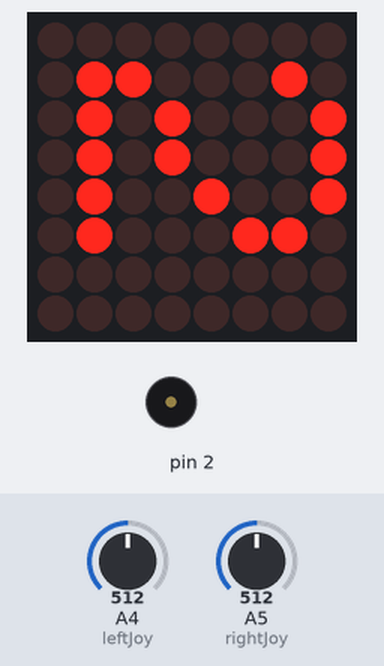
Recording of a sketch running on a simulated Arduino Uno, built with avr-gcc and run on an emulated ATmega328P. On the bench: 8×8 LED matrix, buzzer (waves = sounding). The inputs (shaded band) are chosen by the test bench; at power-on: A4 (leftJoy) = 512, A5 (rightJoy) = 512. Random numbers use the default seed unless the sketch sets one.

Above: at 0.8 s.
At 5.5 s:
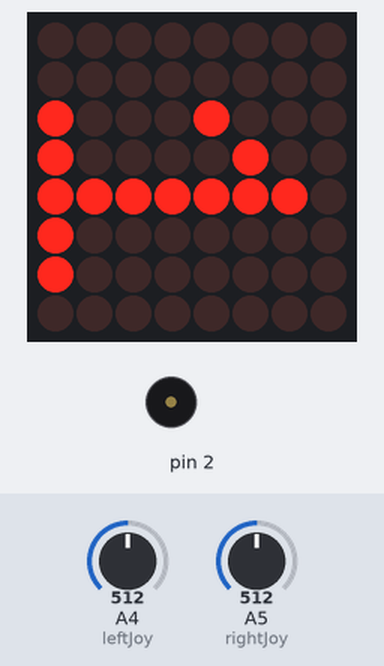
5.6 s: A4 (leftJoy) set to 583
8.6 s: A4 (leftJoy) set to 610
At 10.8 s:
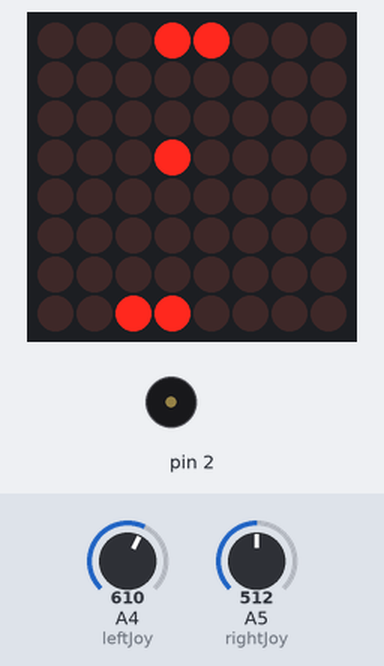
11.6 s: A5 (rightJoy) set to 591
14.6 s: A5 (rightJoy) set to 610
At 14.82 s:
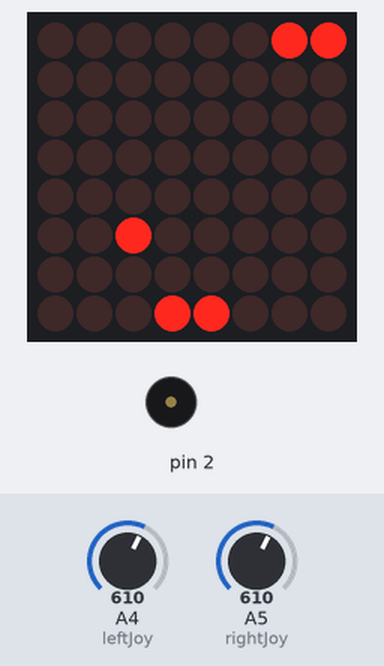
16.7 s: A4 (leftJoy) set to 590
At 18.1 s:
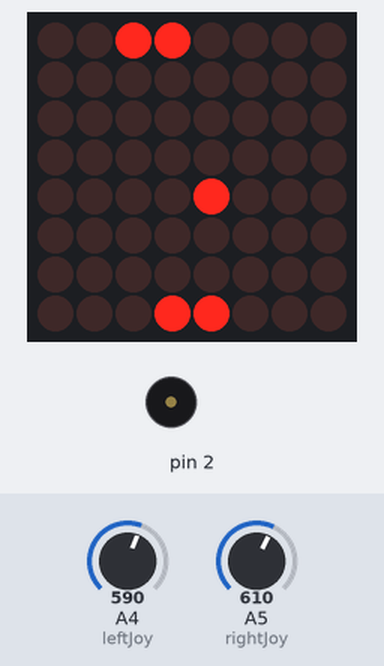
19.7 s: A5 (rightJoy) set to 590
At 21.2 s:
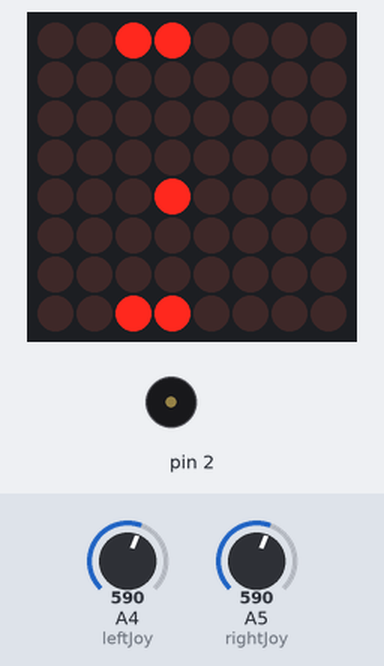
Timing chart, 0 to 32.0 s (numbered marks = the images above; inputs shaded):
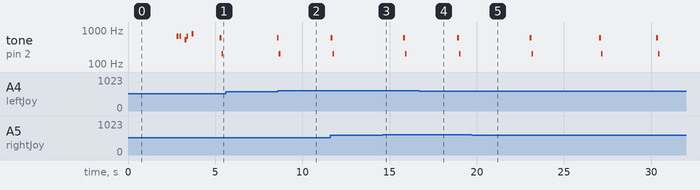

The sketch:

pong_v1.ino
```cpp
#include "LedControl.h"


// https://labs.bsoares.com/ping-pong-com-matriz-de-leds-8x8-ee13cce39007 to continue the code
// change x and y because it's 90° wrong


// going right is x coordinates and going down is y coordinates

/*
 Now we need a LedControl to work with.
 ***** These pin numbers will probably not work with your hardware *****
 pin 12 is connected to the DataIn
 pin 11 is connected to the CLK
 pin 10 is connected to LOAD
 We have only a single MAX72XX.
 */
LedControl lc=LedControl(12,11,10,1);
unsigned long delaytime=500;


const int leftJoy= 4; //left joystick
const int rightJoy= 5;
int leftracket = 2;   //corresponding to the racket on the screen
int rightracket = 2;
int data = 500;
int data2 = 500;
int scoreleft =0;   //the score of the left side
int scoreright = 0;
int x = 1;

int xball;
int yball;
int angle = 180;
int racketheight=2;
int racketwidth=1;
int balldiameter=1;
byte smile01[] = {
    B00111100,
    B01000010,
    B10010101,
    B10100001,
    B10100001,
    B10010101,
    B01000010,
    B00111100
  };
byte smile02[] = {
    B00111100,
    B01000010,
    B10010101,
    B10010001,
    B10010001,
    B10010101,
    B01000010,
    B00111100
  };
byte smile03[] = {
    B00111100,
    B01000010,
    B10100101,
    B10010001,
    B10010001,
    B10100101,
    B01000010,
    B00111100
  };

byte zero[]={      // Used to display a '0' for when displaying the score
     B00000000,
     B00000000,
     B00111100,
     B01000010,
     B01000010,
     B01000010,
     B00111100,
     B00000000
   };


 byte one[]={       // Used to display a '1' for when displaying the score
  B00000000,
  B00000000,
  B10001000,
  B10000100,
  B11111110,
  B10000000,
  B10000000,
  B00000000
 };
 byte two[]={        // Used to display a '2' for when displaying the score
  B00000000,
  B01100010,
  B01010001,
  B01010001,
  B01001001,
  B01000110,
  B00000000,
  B00000000
};

byte three[]={      // Used to display a '3' for when displaying the score
  B00000000,
  B00100110,
  B01000001,
  B01001001,
  B00110110,
  B00000000,
  B00000000,
  B00000000
};

byte four[]={        // Used to diplay a '4' for when displaying the score
  B00000000,
  B00000000,
  B00001111,
  B00001000,
  B00001000,
  B11111111,
  B00000000,
  B00000000
};
byte five[]={        // Used to diplay a '5' for when displaying the score
  B00000000,
  B00100111,
  B00100101,
  B00011001,
  B00000000,
  B00000000,
  B00000000,
  B00000000
};

void setSprite(byte *sprite){     //used todisplay all the rows correctly when calling score
    for(int r = 0; r < 8; r++){
        lc.setRow(0, r, sprite[r]);
    }
}

void startingGame(){    //counter before a game starts with a sound


  lc.clearDisplay(0);
  setSprite(three);
  delay(700);
  lc.clearDisplay(0);
  setSprite(two);
  delay(700);
  lc.clearDisplay(0);
  setSprite(one);
  delay(700);
  lc.clearDisplay(0);
  setSprite(zero);
  delay(700);
  lc.clearDisplay(0);
  tone(2,660,100);
  delay(150);
  tone(2,660,100);
  delay(300);
  tone(2,510,100);
  delay(100);
  tone(2,660,100);
  delay(300);
  tone(2,770,100);
  delay(550);
  noTone(2);

}
void ballPosition(){      //moving the ball in x,y
  lc.setLed(0,xball,yball,true);
  delay(175);
  lc.setLed(0,xball,yball,false);
}
void ballStarting(){    //random placement of the ball (4 dots at the center of the matrix)
  yball = rand() % 2+3;
  xball = rand() % 2+3;
  lc.setLed(0,xball,yball,true);
  delay(175);
  //lc.setLed(0,xball,yball,false);


}

void calcAngleIncrement(){    //it checks the angle of the ball and in function of it it orders to move the ball

  if (angle==0 || angle == 360|| angle==-360){
     xball+=1;
  }
  else if (angle == 45|| angle==-315)  {
     xball += 1;
     yball += 1;
  }
  else if (angle == 135|| angle==-225)  {
     xball -= 1;
     yball += 1;
  }
  else if (angle == 180|| angle==-180)  {
     xball -= 1;
  }
  else if (angle == 225|| angle==-135)  {
     xball -= 1;
     yball -= 1;
  }
  else if (angle == 315|| angle==-45)  {
     xball += 1;
     yball -= 1;
  }
  else if (angle == 90|| angle ==-270)  {
     yball += 1;
  }
  else if (angle == 270|| angle == -90)  {
     yball -= 1;
  }
}
void wallCollisons(){   // creating a simple hitbox for vertical walls and for horizontal walls it will add a point to the ennemy if the ball didn't touch the racket first

  if(yball==0||yball==7){   //vertical walls
    angle = -1*angle;
  }
  else if(xball<0||xball>7){    //horizontal walls
    tone(2,600,150);
    delay(100);
    tone(2,200,300);
    delay(100);
    noTone(2);
    leftracket = 2;
    rightracket = 2;


    if (yball<=0||yball>=7){
      angle = 180;
    }
    if (xball<0){     //rightside wins
      angle = 0;
      scoreright++;
      switch (scoreright){
        case 0:
          setSprite(zero);
          break;
        case 1:
          setSprite(one);
          break;
        case 2:
          setSprite(two);
          break;
        case 3:
          setSprite(three);
          break;
        case 4:
          setSprite(four);
          break;
        case 5:
          setSprite(five);
          break;
      }
      delay(1000);
      lc.clearDisplay(0);
      ballStarting();
      Rackleft();
      Rackright();
    }
    else if (xball>7){      //leftside wins
      angle = 180;
      scoreleft++;
      switch (scoreleft){
        case 0:
          setSprite(zero);
          break;
        case 1:
          setSprite(one);
          break;
        case 2:
          setSprite(two);
          break;
        case 3:
          setSprite(three);
          break;
        case 4:
          setSprite(four);
          break;
        case 5:
          setSprite(five);
          break;
      }

      delay(1000);
      lc.clearDisplay(0);
      ballStarting();
      Rackleft();
      Rackright();
    }
    if (scoreleft ==5 || scoreright ==5){   //it means a win
      delay(300);
      lc.clearDisplay(0);
      for (int i=0 ; i<5;i++){
        setSprite(smile01);
        delay(20);
        setSprite(smile02);
        delay(20);
        setSprite(smile03);
        delay(20);
        setSprite(smile02);
        delay(20);
      }
      gameOver();
      delay(100);
      setup();
      scoreleft =0;
      scoreright = 0;
    }
    delay(1000);
  }
  if (-360>=angle){     //used to keep the angle between 360 and -360
      angle = 360+angle;
    }
  else if(angle>=360){
    angle = angle-360;
  }

}
void Rackleft(){    //moving the left racket with a joystick
  data = analogRead(leftJoy);
  if (data>=600){     //analogRead is between 0 and 1022 stg like that, and 511 is the middle
    if(7>leftracket+1){
      lc.setLed(0,0,leftracket++,false);// turning off the previous led and then turning on the led further
      for (int i =0; i<racketheight;i++){
        lc.setLed(0,0,leftracket+i,true);

        }

    }

  }
  else if (data<= 400){   // doing the same but when moving the joystick the other way
    if(0<leftracket){
      lc.setLed(0,0,1+leftracket--,false);

      for (int i =0; i<racketheight;i++){

        lc.setLed(0,0,leftracket+i,true);


        }

      }

  }
  else{     //when we still haven't touche the joystick, it will be position at "leftracket pos"
    for (int i =0; i<racketheight;i++){
      lc.setLed(0,0,leftracket+i,true);
    }

  }


}
void Rackright(){     //same but for the right racket
  data2 = analogRead(rightJoy);
  if (data2>=600){
    if(7>rightracket+1){
      lc.setLed(0,7,rightracket++,false);
      for (int i =0; i<racketheight;i++){
        lc.setLed(0,7,rightracket+i,true);

        }
        delay(2);
    }

  }
  else if (data2<= 400){
    if(0<rightracket){
      lc.setLed(0,7,1+rightracket--,false);

      for (int i =0; i<racketheight;i++){

        lc.setLed(0,7,rightracket+i,true);


        }
        delay(2);
      }

  }
  else{
    for (int i =0; i<racketheight;i++){
      lc.setLed(0,7,rightracket+i,true);
    }
    delay(2);
  }


}
void racketCollisions(){ //redirecting the ball when it touches a racket
  if (xball ==1){   //collision for leftracket
    if (yball == leftracket+2 && angle == 225 || yball == leftracket+2 && angle == -135 ){    //top left corner
      angle = 45;
    }
    else if (yball == leftracket+1 ){   //collisions for top left
      if ( angle == 225 || angle == -135){
        angle = 0;
      }
      else{
        angle = 45;
      }
    }
    else if(yball == leftracket ){    //bottom
      if(angle==135||angle==-225){
        angle = 0;
      }
      else{
        angle=-45;
      }
    }
    else if (yball == leftracket-1 && angle == 135 || yball == leftracket-1 && angle == -225){ //bottom corner
      angle = -45;
    }
  }
  else if (xball==6){   //collsion for rightracket
    if (yball == rightracket+2 && angle == 315 || yball == rightracket+2 && angle == -45 ){    //top left corner
      angle = 225;
    }
    else if (yball == rightracket+1 ){   //top right
      if ( angle == 315 || angle == -45){
        angle = 180;
      }
      else{
        angle = 225;
      }
    }
    else if(yball == rightracket ){   //bottom right
      if(angle==45||angle==-315){
        angle = 180;
      }
      else{
        angle=135;
      }
    }
    else if (yball == rightracket-1 && angle == 45 || yball == rightracket-1 && angle == -315){
      angle = 135;    //bottom corner
    }
  }


}
void gameOver(){    // sound when a player loses 5 times
  tone(2,523,200);
  delay(1000);
  tone(2,523,200);
  delay(1000);
  tone(2,523,200);
  delay(1000);
  tone(2,659,700);
  delay(700);
  tone(2,784,500);
  delay(500);
   tone(2,523,200);
  delay(1000);
   tone(2,523,200);
  delay(1000);
  tone(2,659,700);
  delay(700);
  tone(2,784,500);
  delay(800);
  tone(2,784,400);
  delay(400);
  tone(2,884,200);
  delay(200);
  tone(2,784,200);
  delay(200);
  tone(2,687,200);
  delay(200);
  tone(2,659,200);
  delay(200);
  tone(2,579,200);
  delay(200);
  tone(2,519,400);
  delay(400);

  noTone(2);
}
void setup() {

  /*
   The MAX72XX is in power-saving mode on startup,
   we have to do a wakeup call
   */
  lc.shutdown(0,false);
  /* Set the brightness to a medium values */
  lc.setIntensity(0,4);
  startingGame();
  pinMode(leftJoy,INPUT);
  ballStarting();


}


void loop()
{

  racketCollisions();
  wallCollisons();
  ballPosition();
  calcAngleIncrement();
  Rackleft();
  Rackright();

}
```

Measured:
- the behaviour switches between 599 and 600 on A4 (leftJoy) (found by bisection; images 1 and 2)
- the behaviour switches between 599 and 600 on A5 (rightJoy) (found by bisection; images 2 and 3)
- by itself, tone on pin 2: plays 600 Hz for 0.10 s, 200 Hz for 0.10 s, 600 Hz for 0.10 s, 200 Hz for 0.10 s, 600 Hz for 0.10 s, 200 Hz for 0.10 s
- what the display in image 0 shows lasts 0.7 s, from 0.7 s to 1.4 s
- what the display in image 2 shows lasts 1.2 s, from 9.9 s to 11.1 s
